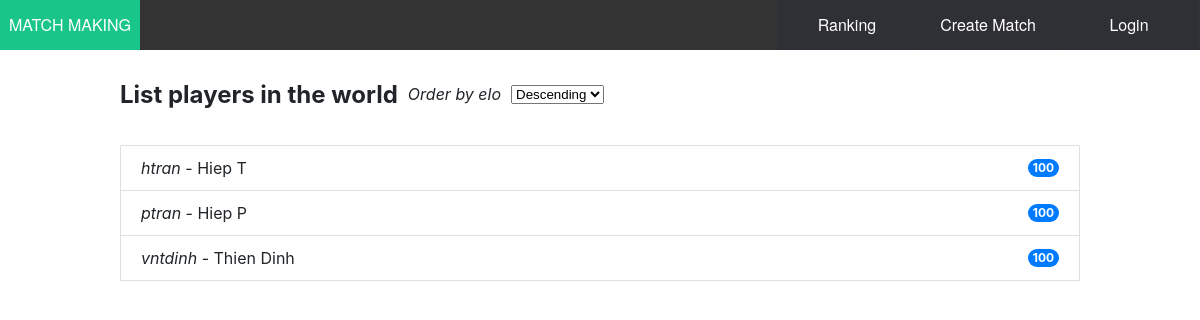
The page /ranking/index.php on the database as committed earlier.
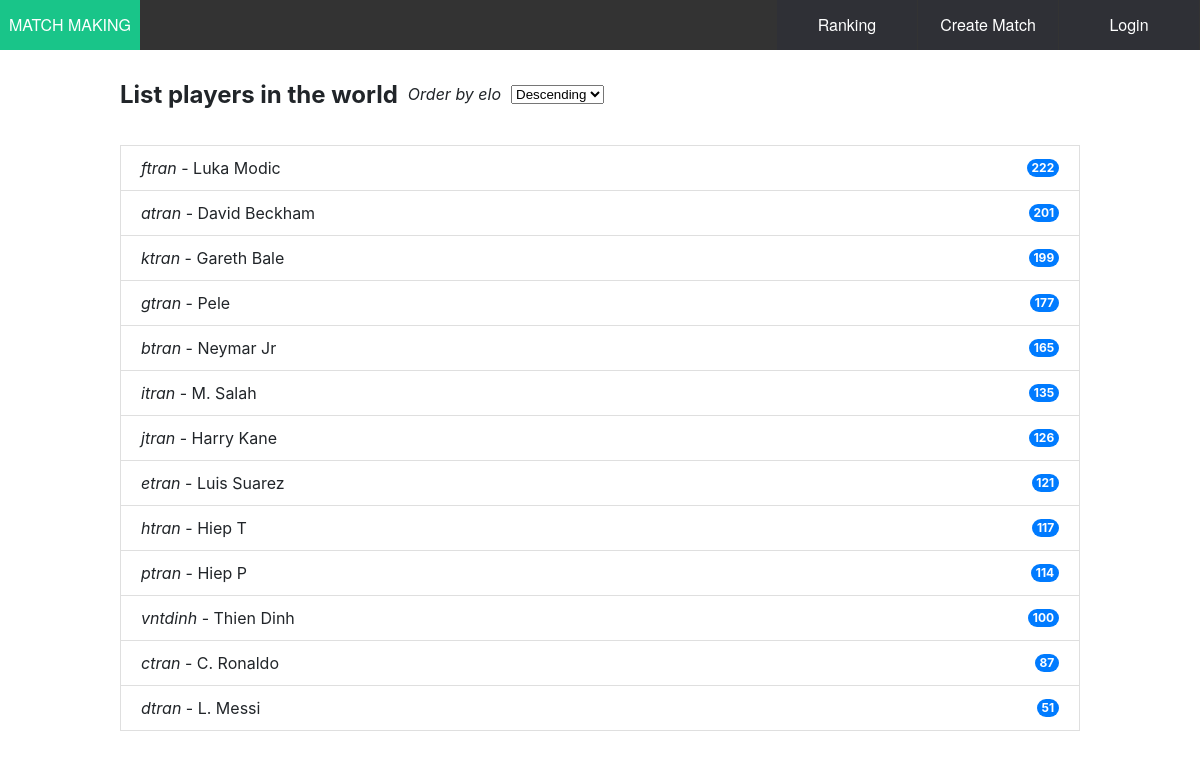
The same page on the database as committed later.
### tables this page shows
create table player
(
  player_id varchar(20) primary key not null,
  password varchar(20) not null,
  name varchar(50),
  elo int not null default 100
);

### ranking/index.php (the view, shortened to what this page needs)
<!DOCTYPE html>
<html lang="en">
<head>
  <link rel="stylesheet" type="text/css" href="../stylesheets/style.css">
  <link rel="stylesheet" type="text/css" href="index.css">
</head>
<body>
  <?php include('../common/header.php'); ?>
  <div class="container">
    <div class="row">
      <div class="heading">
        <h2>List players in the world</h2>
        <span style="font-style:italic; margin: 0px 10px;">Order by elo</span>
        <select id="orderBy">
          <option value="DESC">Descending</option>
        </select>
      </div>
      <ul class="list-group">
        <?php
        require_once '../dbConfig.php';
        $orderBy = isset($_GET["orderBy"]) ? $_GET["orderBy"] : "DESC";
        $sql = "SELECT player_id, name, elo FROM player ORDER BY elo $orderBy";
        if ($result = mysqli_query($link, $sql)) {
          if (mysqli_num_rows($result) > 0) {
            while ($row = mysqli_fetch_array($result)) {
              echo "<li class='list-group-item'>"
                . "<div>"
                . "<span style='font-style: italic;'>" . $row['player_id'] . "</span>"
                . " - "
                . "<span>" . $row['name'] . "</span>"
                . "</div>"
                . "<span class='badge'>" . $row['elo'] . "</span>"
                . "</li>";
            }
          }
        }
        ?>
      </ul>
    </div>
  </div>
</body>
</html>

### common/header.php (shortened to what this page needs)
<?php
echo '<div class="header-nav">';
echo    '<ul id="menu">';
echo        '<li style="float:left"><a class="home" href="/matchup/home" >MATCH MAKING</a></li>';
	        if (isset($_COOKIE["player_id"])){
				echo '<li><a href = "/matchup/auth/logout.php">Logout</a></li>';
				require_once "../dbConfig.php";
				$player_id = $_COOKIE["player_id"];
				$sql = "SELECT p.name FROM player p where p.player_id = '$player_id'";
				$result = mysqli_query($link, $sql);
				if(mysqli_num_rows($result) > 0){
					while($row = mysqli_fetch_array($result)){
						echo '<li class="user"><a>Welcome ' . $row['name'] . '</a></li>';
					}
				}
			}
			else {
				echo '<li><a href = "/matchup/auth/login.php">Login</a></li>';
			}
echo        '<li><a href="/matchup/form-create-match">Create Match</a></li>';
echo        '<li><a href="/matchup/ranking">Ranking</a></li>';
echo    '</ul>';
echo '</div>';
?>

### stylesheets/style.css (style rules this page uses)
html, body { margin: 0px; font-family: -apple-system,BlinkMacSystemFont,"Segoe UI",Roboto,"Helvetica Neue",Arial,"Noto Sans",sans-serif,"Apple Color Emoji","Segoe UI Emoji","Segoe UI Symbol","Noto Color Emoji"; font-size: 1rem; color: #212529; }
.header-nav ul { list-style-type:none; margin:0; padding:0; position: absolute; background: #333; width: 100%; }
.header-nav li { display:inline-block; float: left; margin-right: 1px; }
.header-nav li a { display:block; min-width:140px; height: 50px; text-align: center; line-height: 50px; font-family: "Helvetica Neue", Helvetica, Arial, sans-serif; color: #fff; background: #2f3036; text-decoration: none; }
.header-nav ul li { display: block; float: right; }
.container { width: 80%; margin: 0 auto; padding: 60px; padding-bottom: 0px; }
.row { width: 100%; }

### ranking/index.css (style rules this page uses)
.list-group { padding: 0px; width: 100%; }
.heading { display: flex; flex-direction: row; align-items: center; flex-wrap: wrap; }
.list-group-item { padding: .75rem 1.25rem; margin-bottom: -1px; background-color: #fff; border: 1px solid rgba(0,0,0,.125); display: flex; justify-content: space-between; align-items: center; }
.badge { color: #fff; background-color: #007bff; border-radius: 10rem; display: inline-block; padding: .25em .4em; font-size: 75%; font-weight: 700; line-height: 1; text-align: center; }

Rows that differ between the two databases and show on the page:
added player: player_id "ftran", name "Luka Modic", elo "222"
added player: player_id "atran", name "David Beckham", elo "201"
added player: player_id "ktran", name "Gareth Bale", elo "199"
added player: player_id "gtran", name "Pele", elo "177"
added player: player_id "btran", name "Neymar Jr", elo "165"
added player: player_id "itran", name "M. Salah", elo "135"
added player: player_id "jtran", name "Harry Kane", elo "126"
added player: player_id "etran", name "Luis Suarez", elo "121"
changed player "htran": elo "100" → "117"
changed player "ptran": elo "100" → "114"
added player: player_id "ctran", name "C. Ronaldo", elo "87"
added player: player_id "dtran", name "L. Messi", elo "51"
